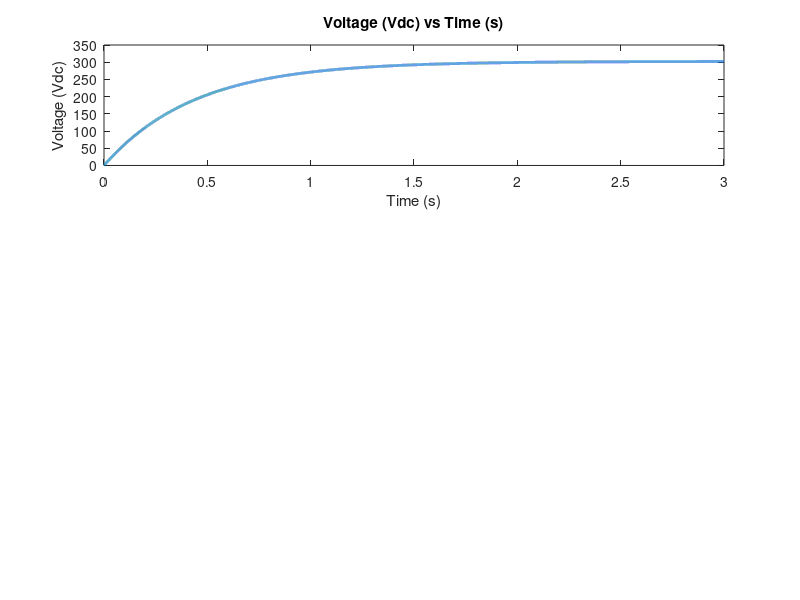

The MATLAB script that drew this image: (Note: this script raises an error after producing the figure.)
% CAR PARAMS
v_s = 302.4; % Max pack voltage
r_p = 1000; % Precharge resistance
c_ts = 440E-6; % TS bus capacitance (mostly the MC)

% CALC SETTINGS
p_ratio = 0.9;

% Initialize timescale
t = [0:0.0001:3];
RC = r_p * c_ts; % RC constant

% Bus voltage
v = v_s * (1 - exp(-t/RC));
subplot(3,1,1);
plot(t, v, 'LineWidth', 2.0);
title('Voltage (Vdc) vs Time (s)');
xlabel('Time (s)');
ylabel('Voltage (Vdc)');
% Find precharge complete
x = 1;
while(v(x) < p_ratio * v_s)
	x = x + 1;
end
yline(p_ratio * v_s,'-','Threshold', 'LineWidth', 1.5, 'LabelVerticalAlignment', 'bottom');
xline(t(x), 'LineWidth', 1.5);
fprintf('Precharge time (%.2f): %.2f seconds\n', p_ratio * v_s, t(x));

% Current
i = (v_s - v) / r_p;
subplot(3,1,2);
plot(t, i, 'LineWidth', 2.0);
title('Current (Idc) vs Time (s)');
xlabel('Time (s)');
ylabel('Current (Idc)');
% Find average current
i_avg = mean(i);
yline(i_avg,'-','Average', 'LineWidth', 1.5);
fprintf('Precharge current (average): %.3f A\n', i_avg);

% Power
p = i.^2 * r_p;
subplot(3,1,3);
plot(t, p, 'LineWidth', 2.0);
title('Power (W) vs Time (s)');
xlabel('Time (s)');
ylabel('Power (W)');
% Find average power
p_avg = mean(p);
yline(p_avg,'-','Average', 'LineWidth', 1.5);
fprintf('Precharge power (average): %.2f W\n', p_avg);
